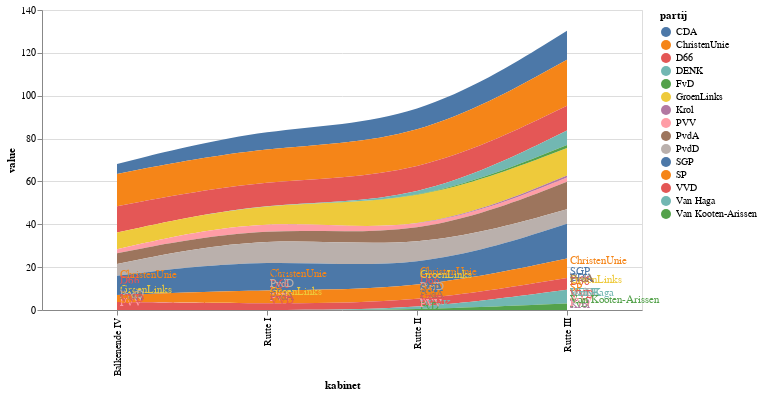

Here is the notebook cell this chart was saved with:
### Code cell
# Step 1: create the line
line = alt.Chart(party_perf).mark_area(interpolate="basis").encode(
    x='kabinet:N',
    y='value:Q',
    color='partij:N'
).transform_filter(alt.FieldEqualPredicate(field='stat', equal='aantal_succesvolle_moties_zetel'))

# Step 2: Selection that chooses nearest point based on value on x-axis
nearest = alt.selection(type='single', nearest=True, on='mouseover',
                            fields=['year'])

# Step 3: Transparent selectors across the chart. This is what tells us
# the x-value of the cursor
selectors = alt.Chart().mark_point().encode(
    x="kabinet:N",
    opacity=alt.value(0),
).add_selection(
    nearest
)

# Step 4: Add text, show values in Sex column when it's the nearest point to 
# mouseover, else show blank
text = line.mark_text(align='left', dx=3, dy=-3).encode(
    text=alt.condition(nearest, 'partij:N', alt.value(' '))
)

# Layer them all together
chart = alt.layer(line, selectors, text, data=party_perf, width=600)

chart

### Figure 1 — Vega-Lite specification as saved in the notebook (floating-point values rounded to 4 significant figures; data arrays with more than 128 entries replaced by an {"elided": "..."} marker saying what was removed)
{"config": {"view": {"continuousWidth": 400, "continuousHeight": 300}}, "layer": [{"mark": {"type": "area", "interpolate": "basis"}, "encoding": {"color": {"type": "nominal", "field": "partij"}, "x": {"type": "nominal", "field": "kabinet"}, "y": {"type": "quantitative", "field": "value"}}, "transform": [{"filter": {"equal": "aantal_succesvolle_moties_zetel", "field": "stat"}}]}, {"mark": "point", "encoding": {"opacity": {"value": 0}, "x": {"type": "nominal", "field": "kabinet"}}, "selection": {"selector014": {"type": "single", "nearest": true, "on": "mouseover", "fields": ["year"]}}}, {"mark": {"type": "text", "align": "left", "dx": 3, "dy": -3}, "encoding": {"color": {"type": "nominal", "field": "partij"}, "text": {"condition": {"type": "nominal", "field": "partij", "selection": "selector014"}, "value": " "}, "x": {"type": "nominal", "field": "kabinet"}, "y": {"type": "quantitative", "field": "value"}}, "transform": [{"filter": {"equal": "aantal_succesvolle_moties_zetel", "field": "stat"}}]}], "data": {"name": "data-849e541b513f207847ab7eeadb17fca2"}, "width": 600, "$schema": "https://vega.github.io/schema/vega-lite/v4.0.2.json", "datasets": {"data-849e541b513f207847ab7eeadb17fca2": {"elided": "376 records"}}}
